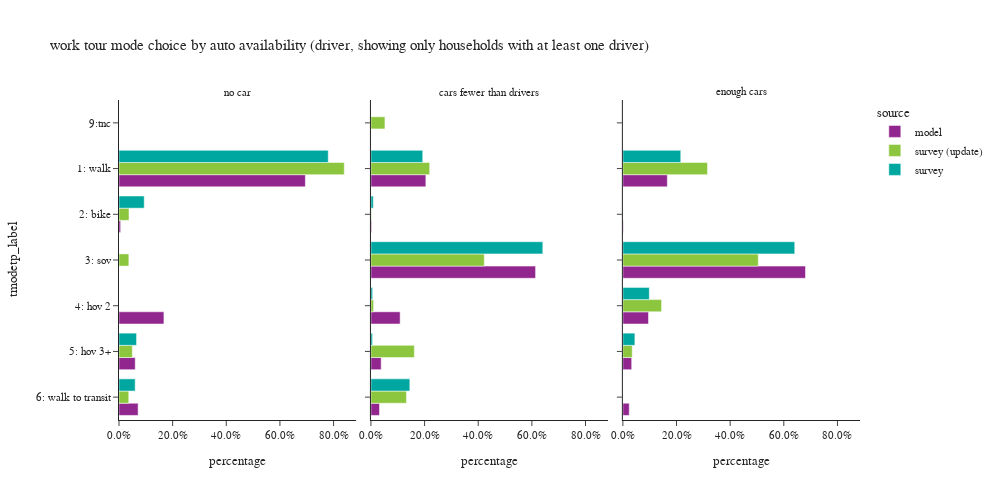

Write notebook code for a chart like this one.
### Code cell
plot_mode_choice(wk_base_subtour.loc[wk_base_subtour['auto_available_driver'] != "no dirver"], "auto_available_driver",
                 {"auto_available_driver": ["no car", "cars fewer than drivers", "enough cars"],
                  "tmodetp_label": ["1: walk", "2: bike", "3: sov", "4: hov 2", "5: hov 3+", "6: walk to transit",
                                    "7: park-and-ride", "8: school bus", "9: other–survey only"]},
                 "auto availability (driver, showing only households with at least one driver)", 3, 500, 1000)

### Figure 1 — Plotly figure (JSON) as saved in the notebook; plotly's stock layout.template omitted (floating-point values rounded to 4 significant figures)
{"data": [{"alignmentgroup": "True", "customdata": [[12843], [110], [3096], [1118], [1317]], "hovertemplate": "source=model<br>auto_available_driver=no car<br>percentage=%{x}<br>tmodetp_label=%{y}<br>sample count=%{customdata[0]}<extra></extra>", "legendgroup": "model", "marker": {"color": "#91268F", "pattern": {"shape": ""}}, "name": "model", "offsetgroup": "model", "orientation": "h", "showlegend": true, "textposition": "auto", "type": "bar", "x": [0.6948, 0.005951, 0.1675, 0.06048, 0.07125], "xaxis": "x", "y": ["1: walk", "2: bike", "4: hov 2", "5: hov 3+", "6: walk to transit"], "yaxis": "y"}, {"alignmentgroup": "True", "customdata": [[28603], [349], [85737], [15201], [5330], [4460]], "hovertemplate": "source=model<br>auto_available_driver=cars fewer than drivers<br>percentage=%{x}<br>tmodetp_label=%{y}<br>sample count=%{customdata[0]}<extra></extra>", "legendgroup": "model", "marker": {"color": "#91268F", "pattern": {"shape": ""}}, "name": "model", "offsetgroup": "model", "orientation": "h", "showlegend": false, "textposition": "auto", "type": "bar", "x": [0.2048, 0.002499, 0.6138, 0.1088, 0.03816, 0.03193], "xaxis": "x2", "y": ["1: walk", "2: bike", "3: sov", "4: hov 2", "5: hov 3+", "6: walk to transit"], "yaxis": "y2"}, {"alignmentgroup": "True", "customdata": [[48546], [446], [199451], [27969], [9612], [6933], [2]], "hovertemplate": "source=model<br>auto_available_driver=enough cars<br>percentage=%{x}<br>tmodetp_label=%{y}<br>sample count=%{customdata[0]}<extra></extra>", "legendgroup": "model", "marker": {"color": "#91268F", "pattern": {"shape": ""}}, "name": "model", "offsetgroup": "model", "orientation": "h", "showlegend": false, "textposition": "auto", "type": "bar", "x": [0.1657, 0.001522, 0.6808, 0.09547, 0.03281, 0.02367, 6.827e-06], "xaxis": "x3", "y": ["1: walk", "2: bike", "3: sov", "4: hov 2", "5: hov 3+", "6: walk to transit", "9:tnc"], "yaxis": "y3"}, {"alignmentgroup": "True", "customdata": [[17], [1], [1], [1], [1]], "hovertemplate": "source=survey (update)<br>auto_available_driver=no car<br>percentage=%{x}<br>tmodetp_label=%{y}<br>sample count=%{customdata[0]}<extra></extra>", "legendgroup": "survey (update)", "marker": {"color": "#8CC63E", "pattern": {"shape": ""}}, "name": "survey (update)", "offsetgroup": "survey (update)", "orientation": "h", "showlegend": true, "textposition": "auto", "type": "bar", "x": [0.8399, 0.03732, 0.03673, 0.04968, 0.03639], "xaxis": "x", "y": ["1: walk", "2: bike", "3: sov", "5: hov 3+", "6: walk to transit"], "yaxis": "y"}, {"alignmentgroup": "True", "customdata": [[20], [2], [12], [3], [3], [1], [1]], "hovertemplate": "source=survey (update)<br>auto_available_driver=cars fewer than drivers<br>percentage=%{x}<br>tmodetp_label=%{y}<br>sample count=%{customdata[0]}<extra></extra>", "legendgroup": "survey (update)", "marker": {"color": "#8CC63E", "pattern": {"shape": ""}}, "name": "survey (update)", "offsetgroup": "survey (update)", "orientation": "h", "showlegend": false, "textposition": "auto", "type": "bar", "x": [0.2189, 0.00219, 0.4226, 0.009801, 0.1618, 0.1325, 0.05218], "xaxis": "x2", "y": ["1: walk", "2: bike", "3: sov", "4: hov 2", "5: hov 3+", "6: walk to transit", "9:tnc"], "yaxis": "y2"}, {"alignmentgroup": "True", "customdata": [[44], [1], [56], [5], [9]], "hovertemplate": "source=survey (update)<br>auto_available_driver=enough cars<br>percentage=%{x}<br>tmodetp_label=%{y}<br>sample count=%{customdata[0]}<extra></extra>", "legendgroup": "survey (update)", "marker": {"color": "#8CC63E", "pattern": {"shape": ""}}, "name": "survey (update)", "offsetgroup": "survey (update)", "orientation": "h", "showlegend": false, "textposition": "auto", "type": "bar", "x": [0.3156, 0.0005384, 0.5048, 0.1443, 0.03479], "xaxis": "x3", "y": ["1: walk", "2: bike", "3: sov", "4: hov 2", "5: hov 3+"], "yaxis": "y3"}, {"alignmentgroup": "True", "customdata": [[13], [2], [1], [3]], "hovertemplate": "source=survey<br>auto_available_driver=no car<br>percentage=%{x}<br>tmodetp_label=%{y}<br>sample count=%{customdata[0]}<extra></extra>", "legendgroup": "survey", "marker": {"color": "#00A7A0", "pattern": {"shape": ""}}, "name": "survey", "offsetgroup": "survey", "orientation": "h", "showlegend": true, "textposition": "auto", "type": "bar", "x": [0.7802, 0.09401, 0.06546, 0.06034], "xaxis": "x", "y": ["1: walk", "2: bike", "5: hov 3+", "6: walk to transit"], "yaxis": "y"}, {"alignmentgroup": "True", "customdata": [[18], [1], [10], [3], [2], [1]], "hovertemplate": "source=survey<br>auto_available_driver=cars fewer than drivers<br>percentage=%{x}<br>tmodetp_label=%{y}<br>sample count=%{customdata[0]}<extra></extra>", "legendgroup": "survey", "marker": {"color": "#00A7A0", "pattern": {"shape": ""}}, "name": "survey", "offsetgroup": "survey", "orientation": "h", "showlegend": false, "textposition": "auto", "type": "bar", "x": [0.1931, 0.008799, 0.6408, 0.006295, 0.005964, 0.145], "xaxis": "x2", "y": ["1: walk", "2: bike", "3: sov", "4: hov 2", "5: hov 3+", "6: walk to transit"], "yaxis": "y2"}, {"alignmentgroup": "True", "customdata": [[43], [1], [57], [6], [9]], "hovertemplate": "source=survey<br>auto_available_driver=enough cars<br>percentage=%{x}<br>tmodetp_label=%{y}<br>sample count=%{customdata[0]}<extra></extra>", "legendgroup": "survey", "marker": {"color": "#00A7A0", "pattern": {"shape": ""}}, "name": "survey", "offsetgroup": "survey", "orientation": "h", "showlegend": false, "textposition": "auto", "type": "bar", "x": [0.2158, 0.0001014, 0.6408, 0.09852, 0.04474], "xaxis": "x3", "y": ["1: walk", "2: bike", "3: sov", "4: hov 2", "5: hov 3+"], "yaxis": "y3"}], "layout": {"annotations": [{"font": {}, "showarrow": false, "text": "no car", "x": 0.16, "xanchor": "center", "xref": "paper", "y": 1, "yanchor": "bottom", "yref": "paper"}, {"font": {}, "showarrow": false, "text": "cars fewer than drivers", "x": 0.5, "xanchor": "center", "xref": "paper", "y": 1, "yanchor": "bottom", "yref": "paper"}, {"font": {}, "showarrow": false, "text": "enough cars", "x": 0.84, "xanchor": "center", "xref": "paper", "y": 1, "yanchor": "bottom", "yref": "paper"}], "barmode": "group", "height": 500, "legend": {"title": {"text": "source"}, "tracegroupgap": 0}, "title": {"text": "work tour mode choice by auto availability (driver, showing only households with at least one driver)"}, "width": 1000, "xaxis": {"anchor": "y", "domain": [0, 0.32], "tickformat": ".1%", "title": {"text": "percentage"}}, "xaxis2": {"anchor": "y2", "domain": [0.34, 0.66], "matches": "x", "tickformat": ".1%", "title": {"text": "percentage"}}, "xaxis3": {"anchor": "y3", "domain": [0.68, 1.0], "matches": "x", "tickformat": ".1%", "title": {"text": "percentage"}}, "yaxis": {"anchor": "x", "categoryarray": ["9: other–survey only", "8: school bus", "7: park-and-ride", "6: walk to transit", "5: hov 3+", "4: hov 2", "3: sov", "2: bike", "1: walk"], "categoryorder": "array", "domain": [0, 1], "title": {"text": "tmodetp_label"}}, "yaxis2": {"anchor": "x2", "domain": [0, 1], "matches": "y", "showticklabels": false}, "yaxis3": {"anchor": "x3", "domain": [0, 1], "matches": "y", "showticklabels": false}}}
